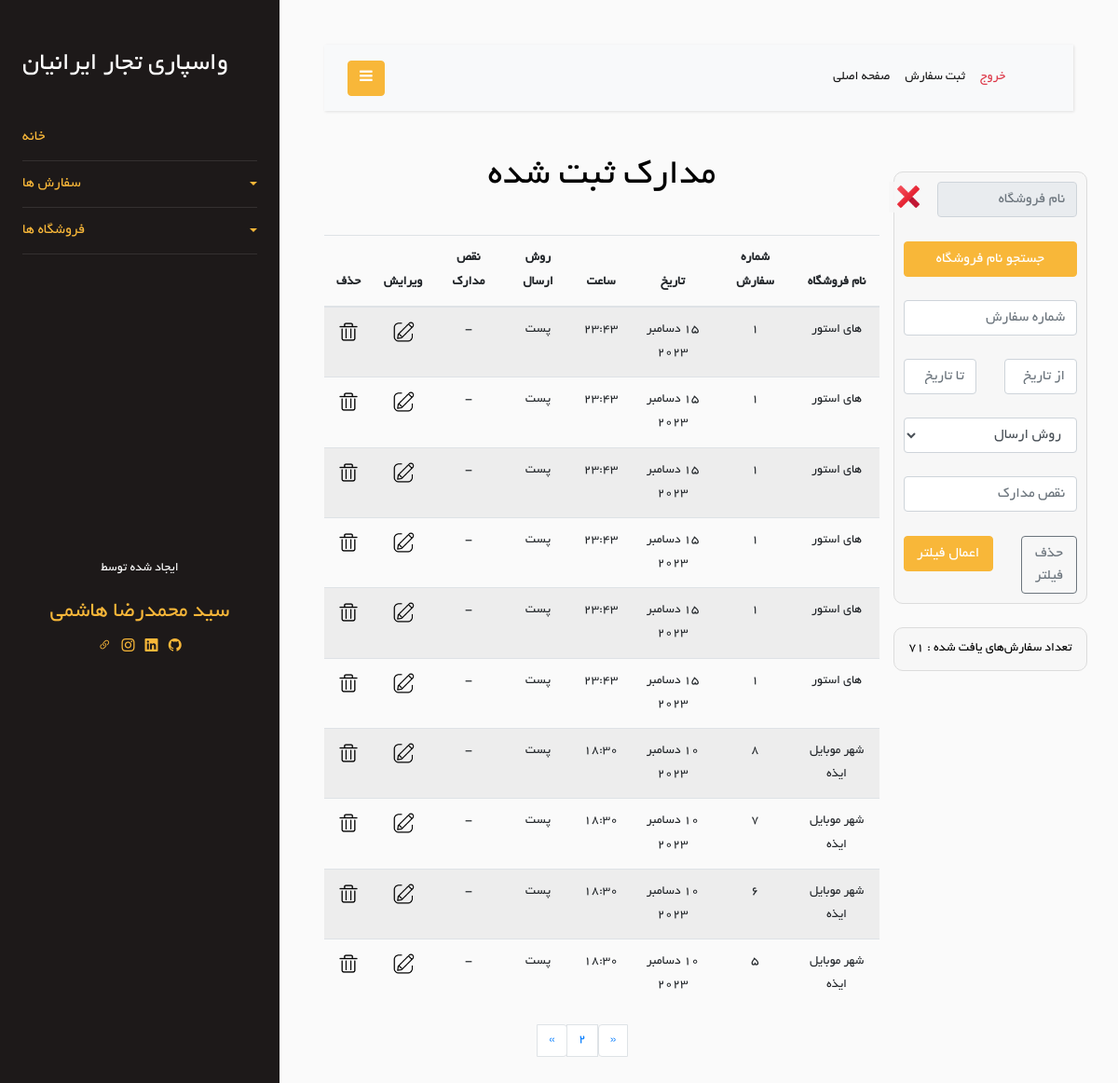
Page /Order/show-orders?page=2 (signed in) on the earlier database version.
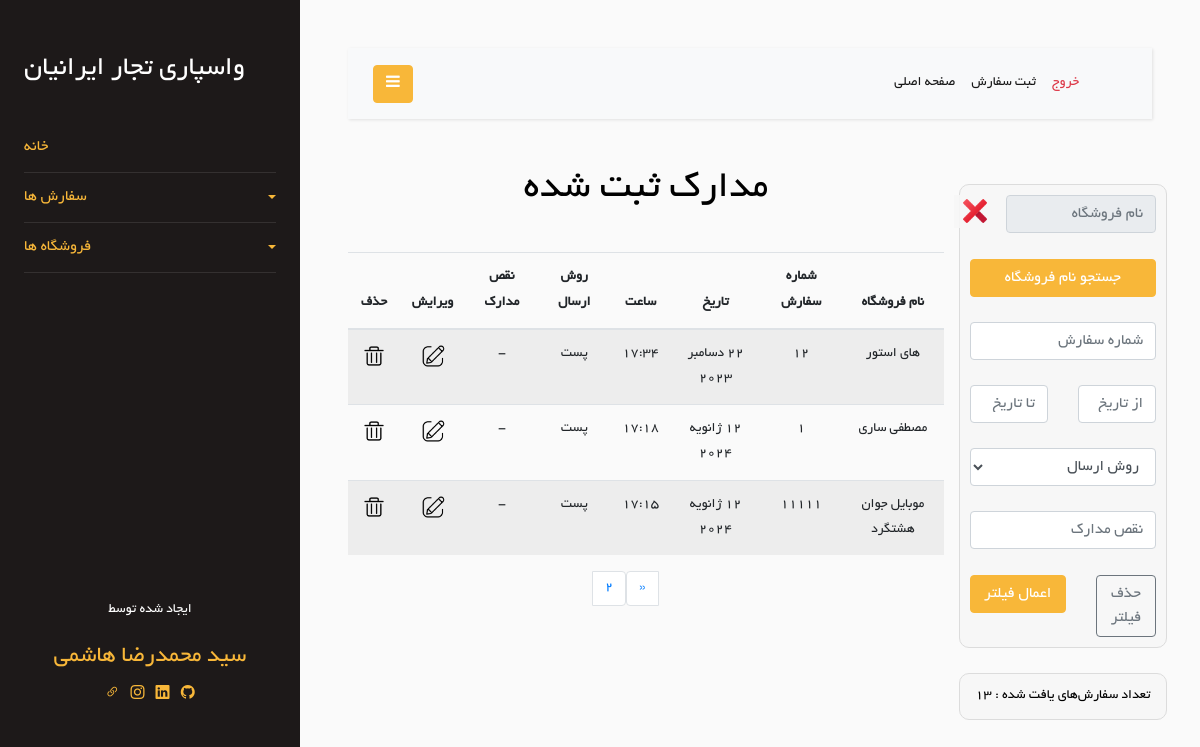
Same page on the later database version.
### Order/models.py (models this page shows)
class Order(models.Model):
    store = models.ForeignKey(Store, on_delete=models.CASCADE)
    order_number = models.TextField(blank=True, null=True)
    shipping_method = models.ForeignKey(ShippingMethod, on_delete=models.CASCADE, null=True, blank=True)
    date = models.DateField(null=True, blank=True)
    time = models.TimeField(null=True, blank=True)
    document_defects = models.CharField(max_length=200, blank=True, null=True)
    is_delete = models.BooleanField(default=False)
    class Meta:
        verbose_name = "Order"

class ShippingMethod(models.Model):
    en_name = models.CharField(max_length=20)
    fa_name = models.CharField(max_length=20)
    def __str__(self):
        return self.fa_name
    class Meta:
        verbose_name = "Shipping Method"
    class Meta:
        verbose_name = 'Shipping Method'

### Store/models.py (models this page shows, shortened)
class Store(models.Model):
    store_name = models.CharField(max_length=100)
    is_active = models.BooleanField(default=True)
    is_delete = models.BooleanField(default=False)
    class Meta:
        db_table = 'Store'

### Order/views.py (the view)
# urls.py: path('show-orders', views.show_order, name='show-orders'),
@login_required
def show_order(request):
    is_filter = False
    orders = Order.objects.filter(is_delete=False).order_by('-id')
    orders_len = len(orders)
    stores = Store.objects.all()
    filter_order = filterOrderForm(request.POST)
    per_page = 10
    paginator = Paginator(orders, per_page)
    page = request.GET.get('page')
    try:
        orders = paginator.page(page)
    except PageNotAnInteger:
        orders = paginator.page(1)
    except EmptyPage:
        orders = paginator.page(paginator.num_pages)
    context = {
        'orders': orders,
        'FilterOrderForm': filter_order,
        'stores': stores,
        'is_filter': is_filter,
        'orders_len': orders_len,
    }
    return render(request, 'Order/show-orders.html', context)

### Order/templates/Order/show-orders.html (shortened to what this page needs)
{% extends 'base/layout.html' %}
{% load static %}
{% load jformat %}
{% block header-link %}
    <link rel="stylesheet" href="{% static 'css/Order/show-orders.css' %}"/>
{% endblock %}
{% block mian %}
    <div class="row">
        <div class="col-md-3 text-center">
            <br/>
            <div class="row">
                <div class="col-12 action_box">
                    <form method="post" action="{% url 'filter_orders' %}">
                        <div class="row">
                            <div class="col-10">
                                <input type="text" placeholder="نام فروشگاه" class="form-control" readonly
                                       id="fake_store_id_input" required>
                            </div>
                            <div class="col-2">
                                <button type="button" onclick="remove_from_input()" id="remove-btn">
                                    <img id="remove-icon" src="{% static 'icon/icons8-delete-48.png' %}">
                                </button>
                            </div>
                        </div>
                        <br/>
                        <div class="row">
                            <div class="col-12">
                                <button type="button" onclick="show_stores()" class="btn btn-primary" id="search-btn"
                                        style="width: 100%">
                                    جستجو نام فروشگاه
                                </button>
                            </div>
                        </div>
                        <br/>
                        <div class="row">
                            <div class="col-12">
                                {{ FilterOrderForm.order_number }}
                            </div>
                        </div>
                        <br/>
                        <div class="row">
                            <div class="col-6">
                                {{ FilterOrderForm.from_date }}
                            </div>
                            <div class="col-6">
                                {{ FilterOrderForm.to_date }}
                            </div>
                        </div>
                        <br/>
                        <div class="row">
                            <div class="col-12">
                                {{ FilterOrderForm.shipping_method }}
                            </div>
                        </div>
                        <br/>
                        <div class="row">
                            <div class="col-12">
                                {{ FilterOrderForm.document_defects }}
                            </div>
                        </div>
                        <br/>
                        <div class="row">
                            <div class="col-5">
                                <a class="btn btn-outline-secondary" href="{% url 'show-orders' %}" style="width: 100%">حذف
                                    فیلتر</a>
                            </div>
                            <div class="col-7">
                                <button class="btn btn-primary" type="submit" style="width: 100%">اعمال فیلتر</button>
                            </div>
                        </div>
                    </form>
                </div>
            </div>
            <br/>
            <div class="row">
                <div class="col-12 action_box">
                    <p style="margin: 0; color: black">تعداد سفارش‌های یافت شده : {{ orders_len }}</p>
                </div>
            </div>
        </div>
        <br/>
        <br/>
        <div class="col-md-9 text-center">
            <h1>مدارک ثبت شده{% if is_filter %} (فیلتر شده) {% endif %}</h1>
            <br/>
            <div class="row">
                <div class="col-12">
                    <div class="table-responsive">
                        <table class="table table-striped">
                            <thead>
                            <tr>
                                <th>نام فروشگاه</th>
                                <th>شماره سفارش</th>
                                <th>تاریخ</th>
                                <th>ساعت</th>
                                <th>روش ارسال</th>
                                <th>نقص مدارک</th>
                                <th>ویرایش</th>
                                <th>حذف</th>
                            </tr>
                            </thead>
                            <tbody>
                            {% for order in orders %}
                                <tr>
                                    <td>{{ order.store.store_name }}</td>
                                    {% if order.order_number %}
                                        <td>{{ order.order_number }}</td>
                                    {% else %}
                                        <td>-</td>
                                    {% endif %}
                                    <td>
                                        {{ order.date|jformat:"%d / %m / %Y" }}
                                    </td>
                                    <td>{{ order.time }}</td>
                                    <td>{{ order.shipping_method }}</td>
                                    {% if order.document_defects %}
                                        <td>{{ order.document_defects }}</td>
                                    {% else %}
                                        <td>-</td>
                                    {% endif %}
                                    <td>
                                        <a href="{% url 'update_order' order_id=order.id %}">
                                            <img class="icon" src="{% static 'Order/image/edit-icon.png' %}"/>
                                        </a>
                                    </td>
                                    <td>
                                        <a href="{% url 'delete_order' order_id=order.id %}" onclick="confirmDelete(event)">
                                            <img class="icon" src="{% static 'Order/image/delete-icon.png' %}"/>
                                        </a>
                                    </td>
                                </tr>
                            {% endfor %}
                            </tbody>
                        </table>
                    </div>
                </div>
            </div>
            {% if not is_filter %}
                <div class="row ">
                    <div class="col-4"></div>
                    <div class="col-4">
                        <nav aria-label="Page navigation example">
                            <ul class="pagination justify-content-center">
                                {% if orders.has_previous %}
                                    <li class="page-item">
                                        <a class="page-link" href="?page={{ orders.previous_page_number }}"
                                           aria-label="Previous">
                                            <span aria-hidden="true">&laquo;</span>
                                        </a>
                                    </li>
                                {% endif %}
                                <li class="page-item"><a class="page-link active" href="#">{{ orders.number }}</a></li>
                                {% if orders.has_next %}
                                    <li class="page-item">
                                        <a class="page-link" href="?page={{ orders.next_page_number }}"
                                           aria-label="Next">
                                            <span aria-hidden="true">&raquo;</span>
                                        </a>
                                    </li>
                                {% endif %}
                            </ul>
                        </nav>
                    </div>
                    <div class="col-4"></div>
                </div>
            {% endif %}
        </div>
    </div>
{% endblock %}

### templates/base/layout.html (shortened to what this page needs)
<!doctype html>
{% load static %}
<html lang="en">
<head>
    <link rel="stylesheet" href="https://stackpath.bootstrapcdn.com/font-awesome/4.7.0/css/font-awesome.min.css">
    <link href="https://cdn.jsdelivr.net/npm/bootstrap-icons@1.8.1/font/bootstrap-icons.css" rel="stylesheet"/>
    <link rel="stylesheet" href="{% static 'css/base/style.css' %}">
    <link rel="stylesheet" href="{% static 'JalaliDatePicker/jalalidatepicker.min.css' %}">
    {% block header-link %}{% endblock %}
</head>
<body>
<div class="wrapper d-flex align-items-stretch">
    <nav id="sidebar">
        <div class="p-4 pt-5">
            <div class="row">
                <div class="col-12">
                    <h3 class="text-white">واسپاری تجار ایرانیان</h3>
                </div>
            </div>
            <br/>
            <ul class="list-unstyled components mb-5">
                <li class="active">
                    <a href="{% url 'home' %}">خانه</a>
                </li>
                <li class="active">
                    <a href="#homeSubmenu" data-toggle="collapse" aria-expanded="false" class="dropdown-toggle">سفارش
                        ها</a>
                </li>
                <li class="active">
                    <a href="#pageSubmenu" data-toggle="collapse" aria-expanded="false" class="dropdown-toggle">فروشگاه
                        ها</a>
                </li>
            </ul>
            <br/>
            <br/>
            <br/>
            <br/>
            <br/>
            <br/>
            <br/>
            <br/>
            <br/>
            <br/>
            <br/>
            <div class="footer text-center">
                <p style="color: white">ایجاد شده توسط</p>
                <a href="https://www.mrmrprogrammer.ir" target="_blank">
                    <h4 style="color: #f8b739">سید محمدرضا هاشمی</h4>
                </a>
                <div class="col-auto">
                    <a class="text-gradient" target="_blank" href="https://www.mrmrprogrammer.ir"><i
                            class="bi bi-link-45deg"></i></a>
                    <a class="text-gradient" target="_blank" href="https://www.instagram.com/mrmrprogrammer/"><i
                            class="bi bi-instagram"></i></a>
                    <a class="text-gradient" target="_blank"
                       href="https://www.linkedin.com/public-profile/settings?trk=d_flagship3_profile_self_view_public_profile"><i
                            class="bi bi-linkedin"></i></a>
                    <a class="text-gradient" target="_blank" href="https://github.com/MrMrProgrammer"><i
                            class="bi bi-github"></i></a>
                </div>
            </div>
        </div>
    </nav>
    <div id="content" class="p-4 p-md-5">
        <nav class="navbar navbar-expand-lg navbar-light bg-light">
            <div class="container-fluid">
                <button type="button" id="sidebarCollapse" class="btn btn-primary">
                    <i class="fa fa-bars"></i>
                </button>
                <div class="collapse navbar-collapse" id="navbarSupportedContent" style="direction: rtl">
                    <ul class="nav navbar-nav ml-auto">
                        <li class="nav-item active">
                            <a class="nav-link text-danger" href="{% url 'logout' %}">خروج</a>
                        </li>
                        <li class="nav-item active">
                            <a class="nav-link" href="{% url 'add-order' %}">ثبت سفارش</a>
                        </li>
                        <li class="nav-item active">
                            <a class="nav-link" href="{% url 'home' %}">صفحه اصلی</a>
                        </li>
                    </ul>
                </div>
            </div>
        </nav>
        <div style="direction: rtl">{% block mian %}{% endblock %}</div>
    </div>
</div>
</body>
</html>

### Order/static/css/Order/show-orders.css (style rules this page uses)
.action_box { background-color: rgba(248, 248, 248, 0.89); padding: 10px; border-radius: 10px; border:1px solid gainsboro ; }
.icon { width: 28px; }
#remove-btn { border: none; background-color: rgba(248, 248, 248, 0.89); margin-right: -20px; }
#remove-icon { width: 30px; }
form { direction: rtl; }

Differences in the rows shown:
removed Order: store.store_name "های استور", order_number "1", date|jformat "15 دسامبر 2023", time "23:43", shipping_method "پست"
removed Order: store.store_name "های استور", order_number "1", date|jformat "15 دسامبر 2023", time "23:43", shipping_method "پست"
removed Order: store.store_name "های استور", order_number "1", date|jformat "15 دسامبر 2023", time "23:43", shipping_method "پست"
removed Order: store.store_name "های استور", order_number "1", date|jformat "15 دسامبر 2023", time "23:43", shipping_method "پست"
removed Order: store.store_name "های استور", order_number "1", date|jformat "15 دسامبر 2023", time "23:43", shipping_method "پست"
removed Order: store.store_name "های استور", order_number "1", date|jformat "15 دسامبر 2023", time "23:43", shipping_method "پست"
removed Order: store.store_name "شهر موبایل ایذه", order_number "8", date|jformat "10 دسامبر 2023", time "18:30", shipping_method "پست"
removed Order: store.store_name "شهر موبایل ایذه", order_number "7", date|jformat "10 دسامبر 2023", time "18:30", shipping_method "پست"
removed Order: store.store_name "شهر موبایل ایذه", order_number "6", date|jformat "10 دسامبر 2023", time "18:30", shipping_method "پست"
removed Order: store.store_name "شهر موبایل ایذه", order_number "5", date|jformat "10 دسامبر 2023", time "18:30", shipping_method "پست"
added Order: store.store_name "های استور", order_number "12", date|jformat "22 دسامبر 2023", time "17:34", shipping_method "پست"
added Order: store.store_name "مصطفی ساری", order_number "1", date|jformat "12 ژانویه 2024", time "17:18", shipping_method "پست"
added Order: store.store_name "موبایل جوان هشتگرد", order_number "11111", date|jformat "12 ژانویه 2024", time "17:15", shipping_method "پست"
Other differences:
{{ orders_len }}: "71" → "13"
